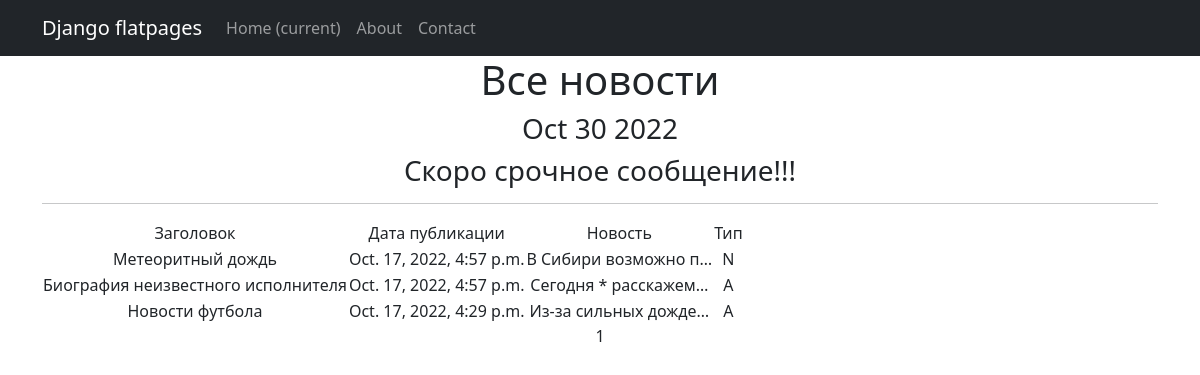
The page /news/ on the database as committed earlier.
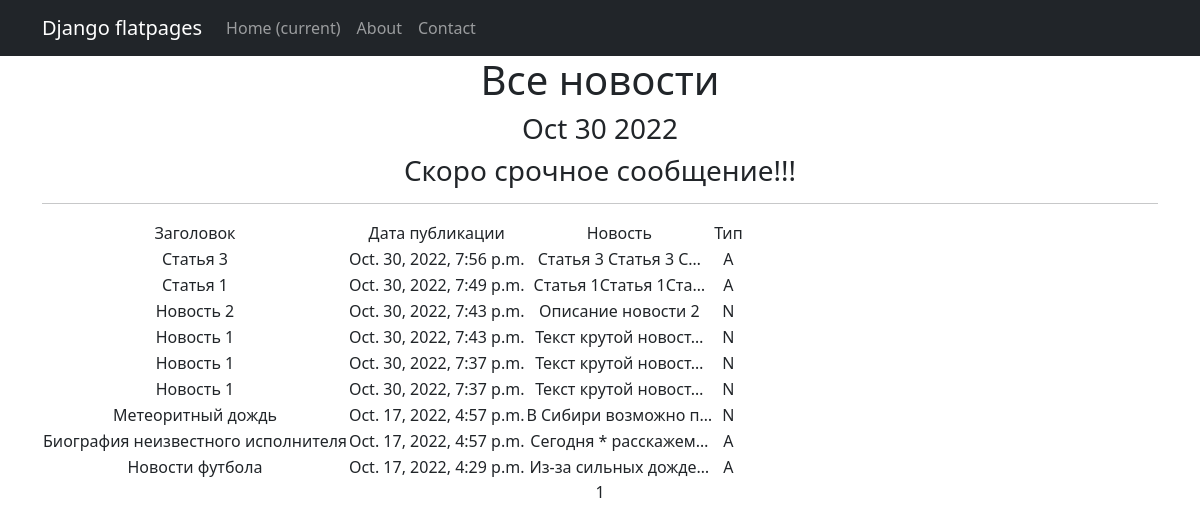
The same page on the database as committed later.
### news/models.py (models this page shows, shortened)
class Post(models.Model):
    article = 'A'
    news = 'N'
    POST_TYPE = [
        (article, 'Статья'),
        (news, 'Новость')
    ]
    type = models.CharField(max_length=1, choices=POST_TYPE, default=article)
    creation_date = models.DateTimeField(auto_now_add=True)
    article_subject = models.CharField(max_length=150)
    article_text = models.TextField()
    rating = models.IntegerField(default=0)
    author = models.ForeignKey(Author, on_delete=models.CASCADE)
    category = models.ManyToManyField(Category, through='PostCategory')

### news/views.py (the view)
# urls.py: path('', NewsList.as_view(), name='news_list'),
class NewsList(ListView):
    model = Post
    ordering = '-creation_date'
    template_name = 'news.html'
    context_object_name = 'news'
    paginate_by = 10
    def get_context_data(self, **kwargs):
        context = super().get_context_data(**kwargs)
        context['breaking_news'] = 'Скоро срочное сообщение!!!'
        return context

### news/templatetags/custom_filters.py (called while the page is built)
@register.filter()
def censor(value):
   result = value
   for word in PROHIBITED_WORDS:
      result =  result.replace(word, "*")
   return result

### news/templatetags/custom_tags.py (called while the page is built)
@register.simple_tag()
def current_time(format_string='%b %d %Y'):
   return datetime.utcnow().strftime(format_string)

### templates/news.html (shortened to what this page needs)
{% extends 'default.html' %}
{% load custom_filters %}
{% load custom_tags %}
{% block content %}
   <h1>Все новости</h1>
   <h3>{% current_time '%b %d %Y' %}</h3>
   <h3> {{ breaking_news|default_if_none:"Пока нет строчных новостей!" }} </h3>
   <hr>
   {% if news %}
       <table>
           <tr>
               <td>Заголовок</td>
               <td>Дата публикации</td>
               <td>Новость</td>
               <td>Тип</td>
           </tr>
           {% for n in news %}
           <tr>
               <td>{{ n.article_subject|censor }}</td>
               <td>{{ n.creation_date }}</td>
               <td>{{ n.article_text|censor|truncatechars:20 }}</td>
               <td>{{ n.type }}</td>
           </tr>
           {% endfor %}
       </table>
       {{ page_obj.number }}
   {% else %}
       <h2>Новостей нет!</h2>
   {% endif %}
{% endblock content %}

### templates/default.html (shortened to what this page needs)
<!DOCTYPE html>
<html lang="en">
    <head>
        {% load static %}
        <link href="{% static 'css/styles.css' %}" rel="stylesheet" />
    </head>
    <body>
<nav class="navbar navbar-expand-lg navbar-dark bg-dark static-top">
   <div class="container">
       <a class="navbar-brand" href="#">Django flatpages</a>
       <div class="collapse navbar-collapse" id="navbarResponsive">
           <ul class="navbar-nav ml-auto">
               <li class="nav-item active">
                   <a class="nav-link" href="#">Home
                       <span class="sr-only">(current)</span>
                   </a>
               </li>
               <li class="nav-item">
                   <a class="nav-link" href="/about/">About</a>
               </li>
               <li class="nav-item">
                   <a class="nav-link" href="/contacts/">Contact</a>
               </li>
           </ul>
       </div>
   </div>
</nav>
        <div class="container">
                <div class="row">
                        <div class="col-lg-12 text-center">
                                {% block content %}{% endblock content %}
                        </div>
                </div>
        </div>
    </body>
</html>

Rows that differ between the two databases and show on the page:
added Post: article_subject|censor "Статья 3", creation_date "Oct. 30, 2022, 7:56 p.m.", article_text|censor "Статья 3 Статья 3 С…", type "A"
added Post: article_subject|censor "Статья 1", creation_date "Oct. 30, 2022, 7:49 p.m.", article_text|censor "Статья 1Статья 1Ста…", type "A"
added Post: article_subject|censor "Новость 2", creation_date "Oct. 30, 2022, 7:43 p.m.", article_text|censor "Описание новости 2", type "N"
added Post: article_subject|censor "Новость 1", creation_date "Oct. 30, 2022, 7:43 p.m.", article_text|censor "Текст крутой новост…", type "N"
added Post: article_subject|censor "Новость 1", creation_date "Oct. 30, 2022, 7:37 p.m.", article_text|censor "Текст крутой новост…", type "N"
added Post: article_subject|censor "Новость 1", creation_date "Oct. 30, 2022, 7:37 p.m.", article_text|censor "Текст крутой новост…", type "N"
